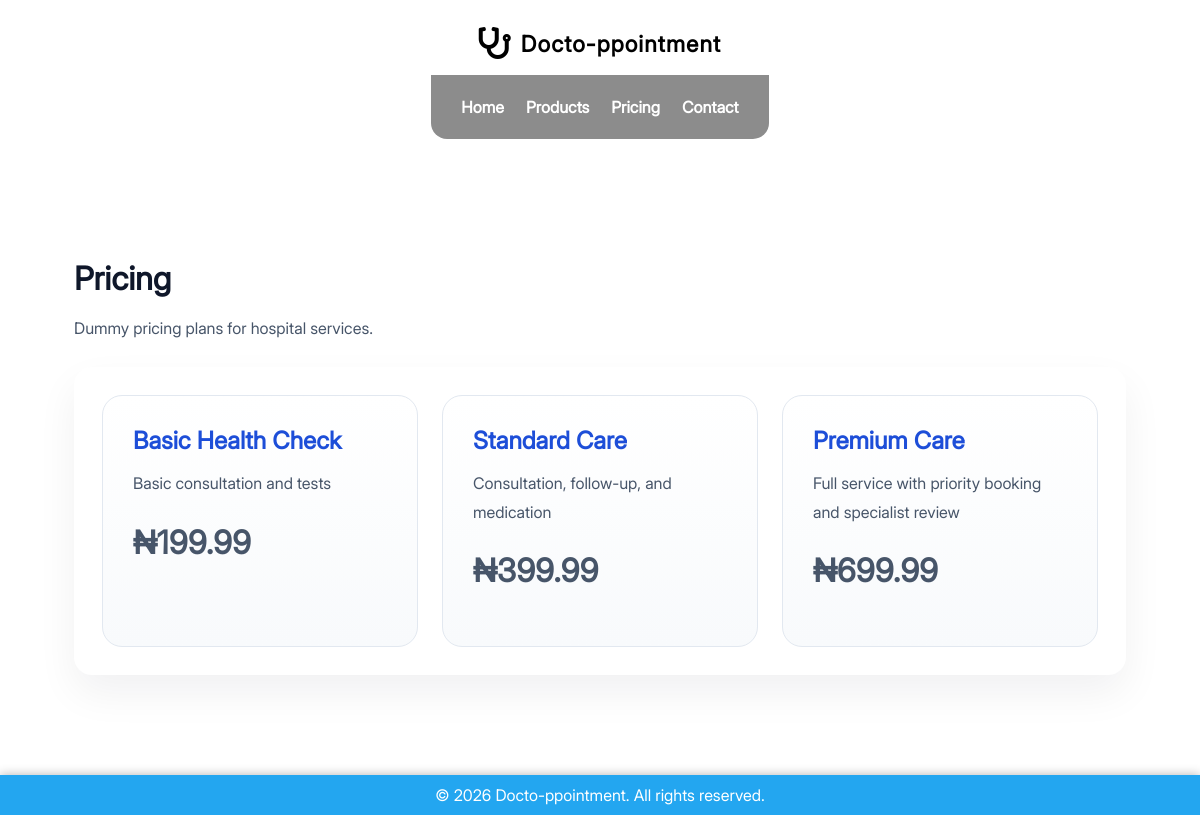
The page /pricing/ on the database its author committed.
### appointment/models.py (models this page shows, shortened)
class PricingPlan(models.Model):
    name = models.CharField(max_length=150)
    description = models.TextField()
    price = models.DecimalField(max_digits=10, decimal_places=2)

### appointment/views.py (the view, shortened to what this page needs)
# urls.py: path('pricing/', views.pricing, name='pricing'),
def pricing(request):
    plans = PricingPlan.objects.all()
    return render(request, 'appointment/pricing.html', {
        'plans': plans,
    })

### appointment/templates/appointment/pricing.html (shortened to what this page needs)
{% extends 'appointment/base.html' %}
{% block content %}
<main class="page-content">
    <h1>Pricing</h1>
    <p>Dummy pricing plans for hospital services.</p>
    <section class="pricing-cards">
        {% for plan in plans %}
            <article class="pricing-card">
                <h2>{{ plan.name }}</h2>
                <p>{{ plan.description }}</p>
                <p class="price">₦{{ plan.price }}</p>
            </article>
        {% endfor %}
    </section>
</main>
{% endblock %}

### appointment/templates/appointment/base.html (shortened to what this page needs)
{% load static %}
<!DOCTYPE html>
<html lang="en">
<head>
    <link rel="stylesheet" href="{% static 'appointment/style.css' %}">
    <link rel="stylesheet" href="https://cdnjs.cloudflare.com/ajax/libs/font-awesome/5.15.4/css/all.min.css" />
</head>
<body>
    <header>
        <div class="page-header">
            <div class="brand-container">
                <div class="brand"><i class="fas fa-stethoscope"></i></div>
                <div class="brand-name">Docto-ppointment</div>
            </div>
            <div class="nav-links">
                <a href="{% url 'home' %}">Home</a>
                <a href="{% url 'products' %}">Products</a>
                <a href="{% url 'pricing' %}">Pricing</a>
                <a href="{% url 'contact' %}">Contact</a>
            </div>
        </div>
    </header>
    {% block content %}{% endblock %}
    <footer>
        <p>&copy; 2026 Docto-ppointment. All rights reserved.</p>
    </footer>
</body>
</html>

### appointment/static/appointment/style.css (style rules this page uses)
* { margin: 0; padding: 0; box-sizing: border-box; }
body { overflow-x: hidden; font-family: inter; }
header { position: relative; color: white; padding: 24px 24px 0; }
.page-header { width: 100%; display: flex; flex-direction: column; align-items: center; gap: 12px; text-align: center; }
.brand-container { display: flex; align-items: center; gap: 10px; }
.brand { font-size: 2rem; font-family: inter; color: black; }
.brand-name { font-size: 1.4rem; font-family: inter; font-weight: 700; letter-spacing: 0.05em; color: black; }
.nav-links { display: flex; justify-content: center; gap: 24px; flex-wrap: wrap; width: 100dvw; }
.nav-links a { text-decoration: none; color: white; font-weight: 600; }
footer { margin-top: 100px; bottom: 0; width: 100%; background-color: #23a6f0; color: white; text-align: center; padding: 10px 0; box-shadow: 0px 0px 10px rgba(3, 3, 3, 0.3); }
.page-content { max-width: 1100px; margin: 120px auto 60px; padding: 0 24px; color: #0f172a; }
.page-content h1, .page-content h2 { margin-bottom: 16px; color: #0f172a; }
.page-content p { margin-bottom: 24px; line-height: 1.8; color: #475569; }
.product-form, .contact-form, .product-list, .pricing-cards, .contact-list { background: #ffffff; border-radius: 18px; padding: 28px; box-shadow: 0 18px 40px rgba(15, 23, 42, 0.06); margin-bottom: 30px; }
.pricing-cards { display: grid; gap: 24px; grid-template-columns: repeat(auto-fit, minmax(240px, 1fr)); }
.pricing-card { padding: 30px; border-radius: 20px; border: 1px solid #e2e8f0; background: linear-gradient(180deg, #ffffff 0%, #f8fafc 100%); }
.pricing-card h2 { margin-bottom: 14px; color: #1d4ed8; }
.pricing-card p { margin-bottom: 16px; color: #475569; }
.price { font-size: 2rem; font-weight: 800; color: #0f172a; }
.nav-links { position: relative; width: auto; justify-content: flex-end; gap: 22px; padding: 22px 30px; background: rgba(0, 0, 0, 0.45); border-radius: 0 0 16px 16px; }

### rows shown on the page
PricingPlan: name "Basic Health Check", description "Basic consultation and tests", price "199.99"
PricingPlan: name "Standard Care", description "Consultation, follow-up, and medication", price "399.99"
PricingPlan: name "Premium Care", description "Full service with priority booking and specialist review", price "699.99"
